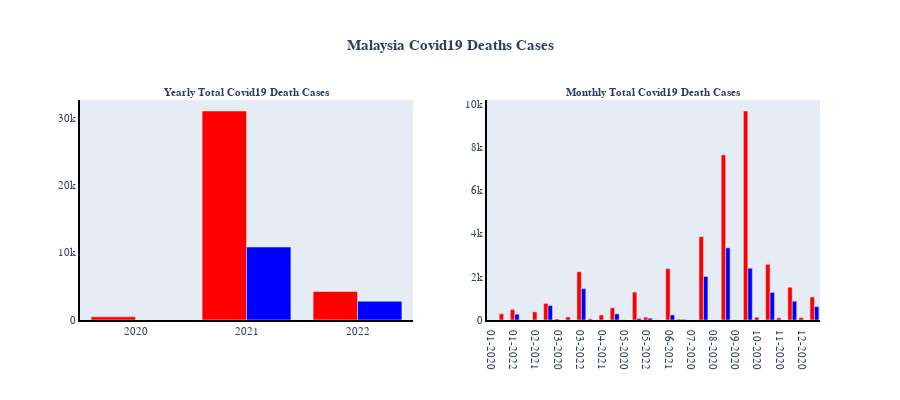

The code cell stored with this chart in its notebook:
### Code cell
fig = make_subplots(rows=1, cols=2, shared_xaxes=True, vertical_spacing=0.08,
                   subplot_titles=('<b>Yearly Total Covid19 Death Cases</b>',
                                   '<b>Monthly Total Covid19 Death Cases</b>'))
#Graph 1
fig.append_trace(go.Bar(x = df_mas_yearly['Year'], y = df_mas_yearly['deaths_new'],
                        name='Death Cases',marker_color='red'),row=1, col=1)
fig.append_trace(go.Bar(x = df_mas_yearly['Year'], y = df_mas_yearly['vax_total_deaths'],
                        name='Death Vax Cases',marker_color='blue'),row=1, col=1)

#Graph 2
fig.append_trace(go.Bar(x = df_mas_monthly['YearMonth'], y = df_mas_monthly['deaths_new'],
                        name='Death Cases',marker_color='red'),row=1, col=2)
fig.append_trace(go.Bar(x = df_mas_monthly['YearMonth'], y = df_mas_monthly['vax_total_deaths'],
                        name='Death Vax Cases',marker_color='blue'),row=1, col=2)

#Update Fonts & Size
fig.update_annotations(font=dict(family="Helvetica", size=11))
fig.update_layout(font=dict(family="Helvetica", size=11))
fig.update_layout(height=400,showlegend=False,
                 title_text='<b>Malaysia Covid19 Deaths Cases</b>',title_x=0.5)
fig.update_xaxes(showgrid=False, zeroline=False, showline=True, linewidth=2, linecolor='black')
fig.update_yaxes(showgrid=False, zeroline=False, showline=True, linewidth=2, linecolor='black')

#Plotting the graph
fig.show()

### Figure 1 — Plotly figure (JSON) as saved in the notebook; plotly's stock layout.template omitted (floating-point values rounded to 4 significant figures)
{"data": [{"marker": {"color": "red"}, "name": "Death Cases", "type": "bar", "x": ["2020", "2021", "2022"], "xaxis": "x", "y": [471, 31016, 4229], "yaxis": "y"}, {"marker": {"color": "blue"}, "name": "Death Vax Cases", "type": "bar", "x": ["2020", "2021", "2022"], "xaxis": "x", "y": [0, 10825, 2782], "yaxis": "y"}, {"marker": {"color": "red"}, "name": "Death Cases", "type": "bar", "x": ["01-2020", "01-2021", "01-2022", "02-2020", "02-2021", "02-2022", "03-2020", "03-2021", "03-2022", "04-2020", "04-2021", "04-2022", "05-2020", "05-2021", "05-2022", "06-2020", "06-2021", "06-2022", "07-2020", "07-2021", "08-2020", "08-2021", "09-2020", "09-2021", "10-2020", "10-2021", "11-2020", "11-2021", "12-2020", "12-2021"], "xaxis": "x2", "y": [0, 289, 491, 0, 375, 770, 48, 137, 2235, 55, 234, 564, 12, 1290, 129, 6, 2374, 40, 4, 3854, 2, 7639, 9, 9669, 127, 2577, 97, 1515, 111, 1063], "yaxis": "y2"}, {"marker": {"color": "blue"}, "name": "Death Vax Cases", "type": "bar", "x": ["01-2020", "01-2021", "01-2022", "02-2020", "02-2021", "02-2022", "03-2020", "03-2021", "03-2022", "04-2020", "04-2021", "04-2022", "05-2020", "05-2021", "05-2022", "06-2020", "06-2021", "06-2022", "07-2020", "07-2021", "08-2020", "08-2021", "09-2020", "09-2021", "10-2020", "10-2021", "11-2020", "11-2021", "12-2020", "12-2021"], "xaxis": "x2", "y": [0, 0, 267, 0, 0, 672, 0, 1, 1449, 0, 0, 284, 0, 74, 83, 0, 235, 27, 0, 2013, 0, 3338, 0, 2396, 0, 1277, 0, 869, 0, 622], "yaxis": "y2"}], "layout": {"annotations": [{"font": {"family": "Helvetica", "size": 11}, "showarrow": false, "text": "<b>Yearly Total Covid19 Death Cases</b>", "x": 0.225, "xanchor": "center", "xref": "paper", "y": 1, "yanchor": "bottom", "yref": "paper"}, {"font": {"family": "Helvetica", "size": 11}, "showarrow": false, "text": "<b>Monthly Total Covid19 Death Cases</b>", "x": 0.775, "xanchor": "center", "xref": "paper", "y": 1, "yanchor": "bottom", "yref": "paper"}], "font": {"family": "Helvetica", "size": 11}, "height": 400, "showlegend": false, "title": {"text": "<b>Malaysia Covid19 Deaths Cases</b>", "x": 0.5}, "xaxis": {"anchor": "y", "domain": [0, 0.45], "linecolor": "black", "linewidth": 2, "showgrid": false, "showline": true, "zeroline": false}, "xaxis2": {"anchor": "y2", "domain": [0.55, 1], "linecolor": "black", "linewidth": 2, "showgrid": false, "showline": true, "zeroline": false}, "yaxis": {"anchor": "x", "domain": [0, 1], "linecolor": "black", "linewidth": 2, "showgrid": false, "showline": true, "zeroline": false}, "yaxis2": {"anchor": "x2", "domain": [0, 1], "linecolor": "black", "linewidth": 2, "showgrid": false, "showline": true, "zeroline": false}}}
